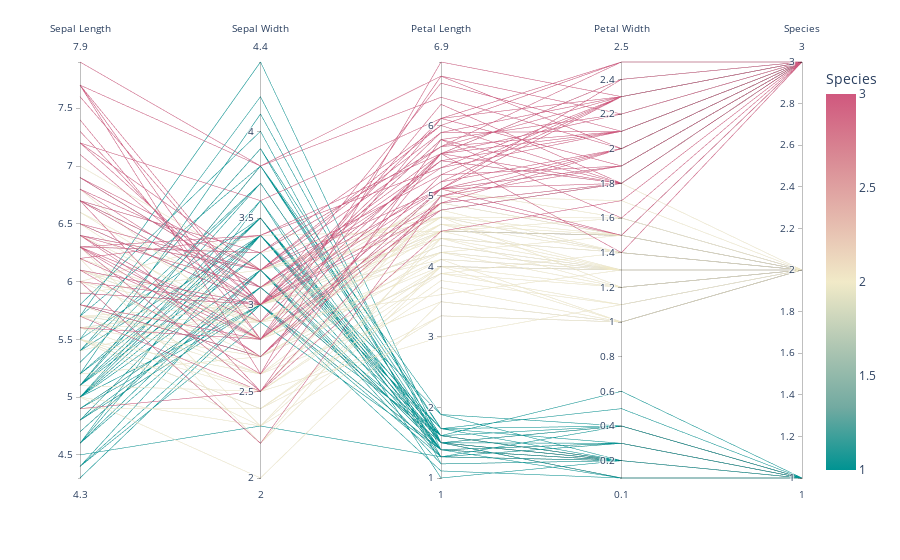

The notebook cell saved with this chart:
### Markdown cell above
1. Basic Plot for PCP

### Code cell
fig = px.parallel_coordinates(
    df, 
    color="species_id", 
    labels={
        "species_id": "Species",
        "sepal_width": "Sepal Width", "sepal_length": "Sepal Length",
        "petal_width": "Petal Width", "petal_length": "Petal Length", 
        },
    color_continuous_scale=px.colors.diverging.Tealrose,
    color_continuous_midpoint=2
)

fig.show()

### Figure 1 — Plotly figure (JSON) as saved in the notebook; plotly's stock layout.template omitted (floating-point values rounded to 4 significant figures; data arrays with more than 128 entries replaced by an {"elided": "..."} marker saying what was removed)
{"data": [{"dimensions": [{"label": "Sepal Length", "values": {"elided": "150 float values"}}, {"label": "Sepal Width", "values": {"elided": "150 float values"}}, {"label": "Petal Length", "values": {"elided": "150 float values"}}, {"label": "Petal Width", "values": {"elided": "150 float values"}}, {"label": "Species", "values": {"elided": "150 int values"}}], "domain": {"x": [0, 1], "y": [0, 1]}, "line": {"color": {"elided": "150 int values"}, "coloraxis": "coloraxis"}, "name": "", "type": "parcoords"}], "layout": {"coloraxis": {"cmid": 2, "colorbar": {"title": {"text": "Species"}}, "colorscale": [[0, "rgb(0, 147, 146)"], [0.1667, "rgb(114, 170, 161)"], [0.3333, "rgb(177, 199, 179)"], [0.5, "rgb(241, 234, 200)"], [0.6667, "rgb(229, 185, 173)"], [0.8333, "rgb(217, 137, 148)"], [1, "rgb(208, 88, 126)"]]}, "legend": {"tracegroupgap": 0}, "margin": {"t": 60}}}
